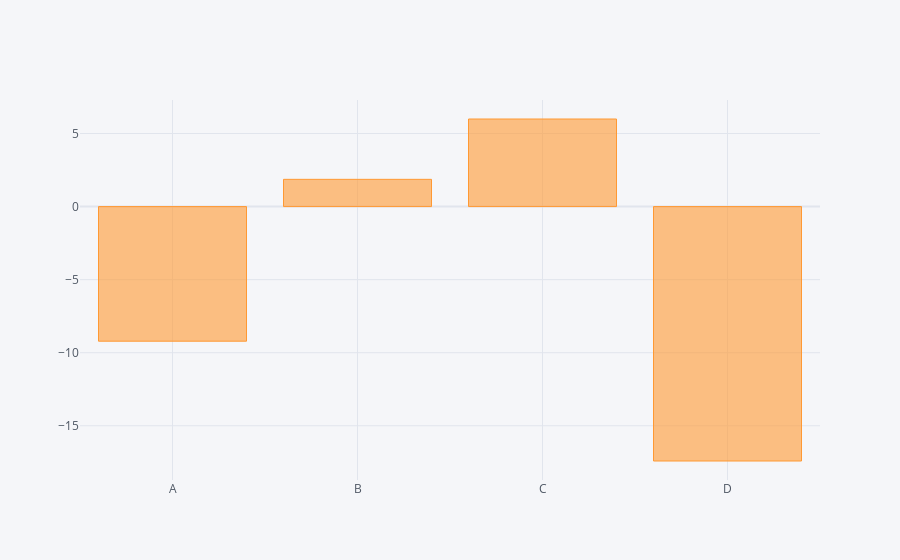

Write notebook code for a chart like this one.
### Code cell
df.sum().iplot(kind='bar')

### Figure 1 — Plotly figure (JSON) as saved in the notebook; plotly's stock layout.template omitted (floating-point values rounded to 4 significant figures)
{"data": [{"marker": {"color": "rgba(255, 153, 51, 0.6)", "line": {"color": "rgba(255, 153, 51, 1.0)", "width": 1}}, "name": "None", "orientation": "v", "text": "", "type": "bar", "x": ["A", "B", "C", "D"], "y": [-9.211, 1.864, 5.993, -17.41]}], "layout": {"autosize": true, "legend": {"bgcolor": "#F5F6F9", "font": {"color": "#4D5663"}}, "paper_bgcolor": "#F5F6F9", "plot_bgcolor": "#F5F6F9", "title": {"font": {"color": "#4D5663"}}, "xaxis": {"autorange": true, "gridcolor": "#E1E5ED", "range": [-0.5, 3.5], "showgrid": true, "tickfont": {"color": "#4D5663"}, "title": {"font": {"color": "#4D5663"}, "text": ""}, "type": "category", "zerolinecolor": "#E1E5ED"}, "yaxis": {"autorange": true, "gridcolor": "#E1E5ED", "range": [-18.71, 7.293], "showgrid": true, "tickfont": {"color": "#4D5663"}, "title": {"font": {"color": "#4D5663"}, "text": ""}, "type": "linear", "zerolinecolor": "#E1E5ED"}}}
